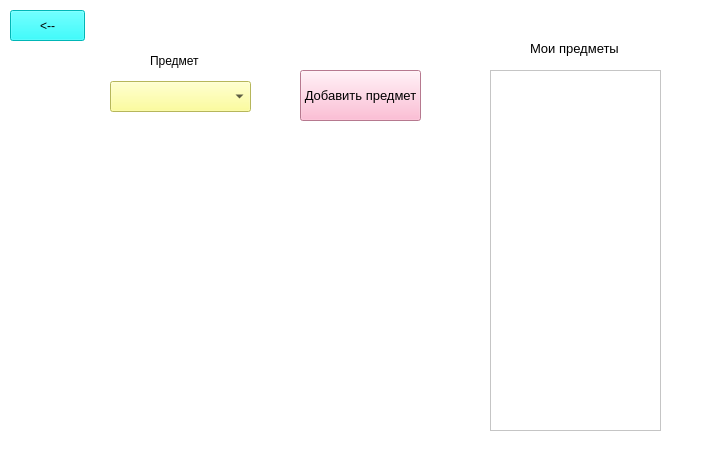
<?xml version="1.0" encoding="UTF-8"?>
<ui version="4.0">
 <class>MainWindow</class>
 <widget class="QMainWindow" name="MainWindow">
  <property name="geometry">
   <rect>
    <x>0</x>
    <y>0</y>
    <width>713</width>
    <height>473</height>
   </rect>
  </property>
  <property name="windowTitle">
   <string>MainWindow</string>
  </property>
  <property name="styleSheet">
   <string notr="true">background-color: rgb(255, 255, 255);</string>
  </property>
  <widget class="QWidget" name="centralwidget">
   <widget class="QPushButton" name="return_2">
    <property name="geometry">
     <rect>
      <x>10</x>
      <y>10</y>
      <width>75</width>
      <height>31</height>
     </rect>
    </property>
    <property name="styleSheet">
     <string notr="true">
background-color: rgb(0, 255, 255);</string>
    </property>
    <property name="text">
     <string>&lt;--</string>
    </property>
   </widget>
   <widget class="QPushButton" name="add_item_btn">
    <property name="geometry">
     <rect>
      <x>300</x>
      <y>70</y>
      <width>121</width>
      <height>51</height>
     </rect>
    </property>
    <property name="font">
     <font>
      <pointsize>10</pointsize>
     </font>
    </property>
    <property name="styleSheet">
     <string notr="true">background-color: rgb(255, 170, 200);</string>
    </property>
    <property name="text">
     <string>Добавить предмет</string>
    </property>
   </widget>
   <widget class="QLabel" name="label">
    <property name="geometry">
     <rect>
      <x>150</x>
      <y>50</y>
      <width>61</width>
      <height>21</height>
     </rect>
    </property>
    <property name="font">
     <font>
      <pointsize>9</pointsize>
     </font>
    </property>
    <property name="text">
     <string>Предмет</string>
    </property>
   </widget>
   <widget class="QListWidget" name="list_all_items">
    <property name="geometry">
     <rect>
      <x>490</x>
      <y>70</y>
      <width>171</width>
      <height>361</height>
     </rect>
    </property>
   </widget>
   <widget class="QLabel" name="label_2">
    <property name="geometry">
     <rect>
      <x>530</x>
      <y>40</y>
      <width>91</width>
      <height>16</height>
     </rect>
    </property>
    <property name="font">
     <font>
      <pointsize>10</pointsize>
     </font>
    </property>
    <property name="text">
     <string>Мои предметы</string>
    </property>
   </widget>
   <widget class="QComboBox" name="lessons_box">
    <property name="geometry">
     <rect>
      <x>110</x>
      <y>81</y>
      <width>141</width>
      <height>31</height>
     </rect>
    </property>
    <property name="font">
     <font>
      <pointsize>10</pointsize>
     </font>
    </property>
    <property name="styleSheet">
     <string notr="true">background-color: rgb(170, 255, 255);
background-color: rgb(255, 255, 127);</string>
    </property>
   </widget>
   <widget class="QLabel" name="add_result_label">
    <property name="geometry">
     <rect>
      <x>240</x>
      <y>160</y>
      <width>221</width>
      <height>31</height>
     </rect>
    </property>
    <property name="font">
     <font>
      <pointsize>12</pointsize>
     </font>
    </property>
    <property name="text">
     <string/>
    </property>
   </widget>
  </widget>
  <widget class="QMenuBar" name="menubar">
   <property name="geometry">
    <rect>
     <x>0</x>
     <y>0</y>
     <width>713</width>
     <height>21</height>
    </rect>
   </property>
  </widget>
  <widget class="QStatusBar" name="statusbar"/>
 </widget>
 <resources/>
 <connections/>
</ui>
